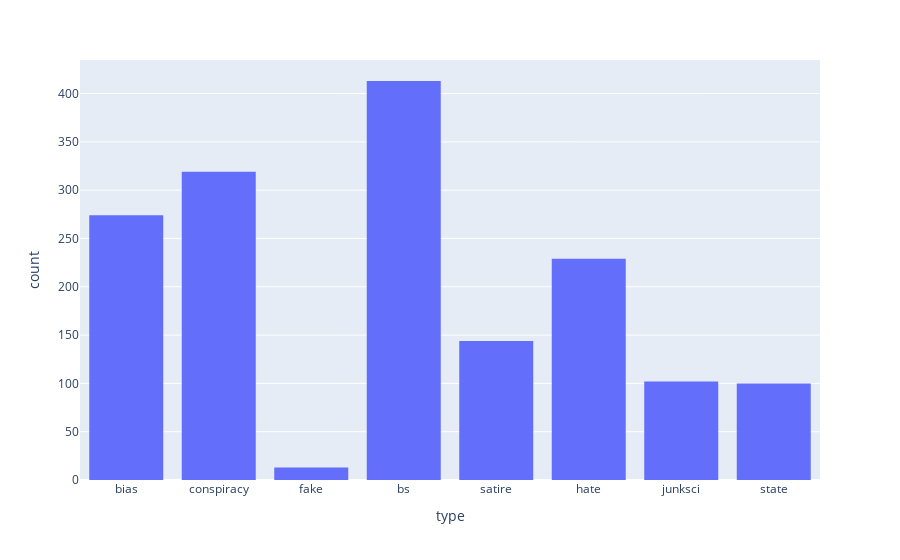

Notebook source saved alongside this figure:
### Markdown cell above
Examine distribution or article types.

### Code cell
fig = px.histogram(news, x="type")
fig.show()

### Figure 1 — Plotly figure (JSON) as saved in the notebook; plotly's stock layout.template omitted (floating-point values rounded to 4 significant figures; data arrays with more than 128 entries replaced by an {"elided": "..."} marker saying what was removed)
{"data": [{"alignmentgroup": "True", "bingroup": "x", "hovertemplate": "type=%{x}<br>count=%{y}<extra></extra>", "legendgroup": "", "marker": {"color": "#636efa", "pattern": {"shape": ""}}, "name": "", "offsetgroup": "", "orientation": "v", "showlegend": false, "type": "histogram", "x": {"elided": "1594 str values"}, "xaxis": "x", "yaxis": "y"}], "layout": {"barmode": "relative", "legend": {"tracegroupgap": 0}, "margin": {"t": 60}, "xaxis": {"anchor": "y", "domain": [0, 1], "title": {"text": "type"}}, "yaxis": {"anchor": "x", "domain": [0, 1], "title": {"text": "count"}}}}
